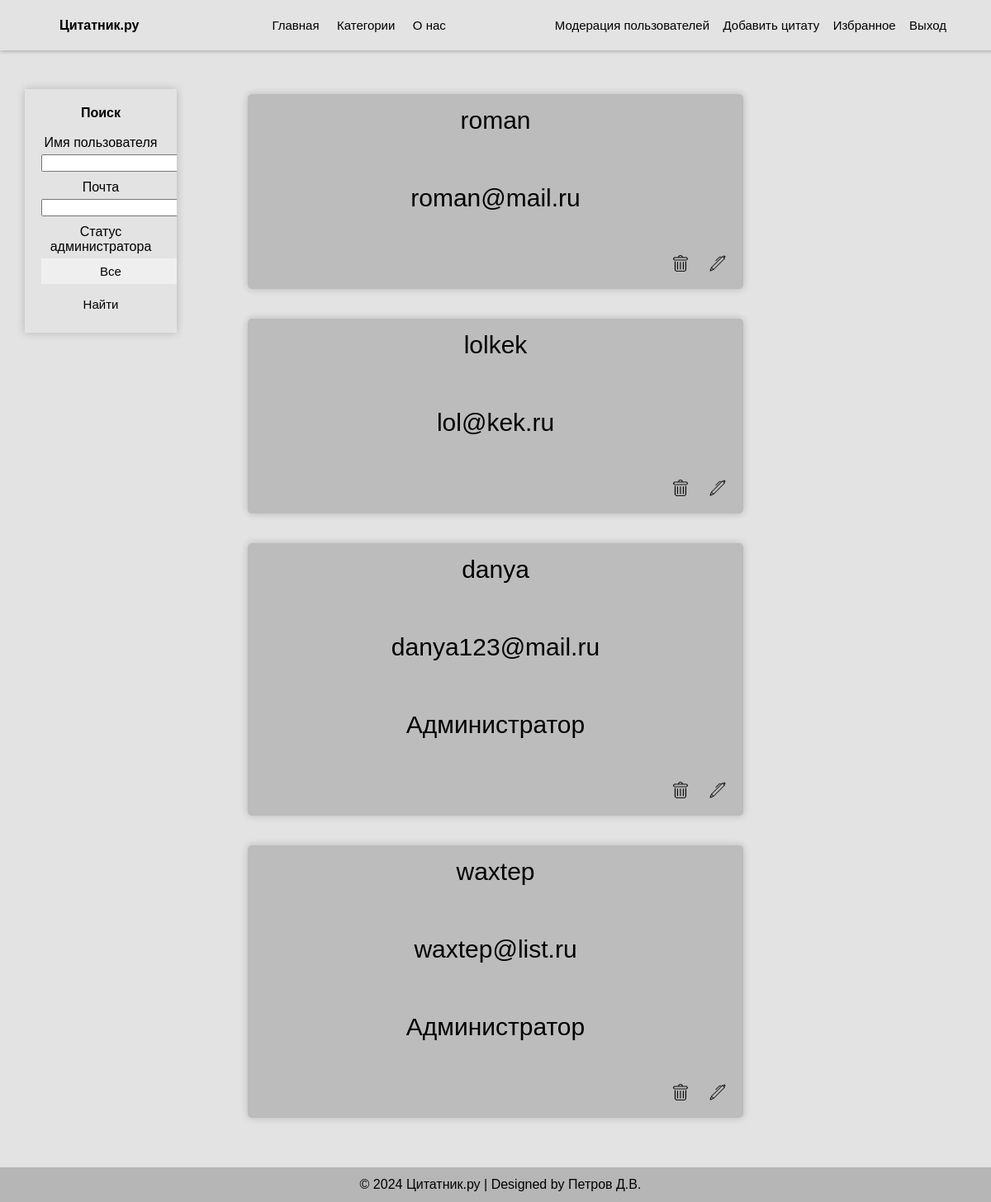
/user_moderation (signed in), run on the app's committed database.
### app.py (models this page shows, shortened)
class Users(db.Model):
    id = db.Column(db.Integer, primary_key=True)
    login = db.Column(db.String(30), nullable=False)
    password = db.Column(db.String(100), nullable=False)
    email = db.Column(db.String(100), nullable=False)
    favourite = db.Column(db.String(100000))
    admin = db.Column(db.Boolean, default=False)

### app.py (the view)
@app.route('/user_moderation', methods=['GET', 'POST'])
@login_required
def user_moderation():
    if current_user.is_authenticated:
        if not current_user.admin:
            return redirect('/home')
        if request.method == 'POST':
            login_filter = f'%{request.form["login"]}%' if request.form["login"] else '%'
            email_filter = f'%{request.form["email"]}%' if request.form["email"] else '%'
            admin_filter = request.form.get("admin", None)
            users_query = Users.query.filter(
                Users.login.like(login_filter),
                Users.email.like(email_filter)
            )
            if admin_filter == '1':
                users_query = users_query.filter(Users.admin.is_(True))
            elif admin_filter == '0':
                users_query = users_query.filter(Users.admin.is_(False))
            users = users_query.all()
            return render_template('user_moderation.html', users=users)
        else:
            users = Users.query.order_by(Users.id.desc()).all()
        return render_template('user_moderation.html', users=users)
    return redirect('/home')

### UserLogin.py (called while the page is built)
    def fromDB(self, user_id, db, Users):
        self.__user = db.session.query(Users).filter(Users.id == user_id).first()
        if self.__user:
            self.admin = self.__user.admin  # Получаем значение admin из базы данных
        return self

### app.py (called while the page is built)
@login_manager.user_loader
def load_user(user_id):
    return UserLogin().fromDB(user_id, db, Users)

### templates/user_moderation.html (shortened to what this page needs)
{% extends 'index_admin.html' %}
{% block authorizaton %}
<a href="/user_moderation">Модерация пользователей</a>
<a href="/create_quote">Добавить цитату</a>
<a href="/favourite">Избранное</a>
<a href="/logout">Выход</a>
{% endblock %}
{% block main %}
<div class="filters">
    <form method="post">
        <label><b>Поиск</b></label><br><br>
        <label>Имя пользователя</label><br>
        <input type="text" name="login" id="login">
        <br>
        <label>Почта</label><br>
        <input type="text" name="email" id="email">
        <br>
        <label>Статус администратора</label><br>
        <select name="admin">
            <option value="">Все</option>
        </select>
        <input type="submit" value="Найти">
    </form>
</div>
<div class="content">
    {% for user in users %}
    <div class="quote">
        <p class="quote-txt">{{user.login}}</p>
        <p class="quote-txt">{{user.email}}</p>
        {% if user.admin %}
            <p class="quote-txt">Администратор</p>
        {% endif %}
        <div class="quote-nav-block">
            <div>
                <strong class="quote-nav"><a href="#"></a></strong>
                <strong class="quote-nav"><a href="#"></a></strong>
                <strong class="quote-nav"><a href="#"></a></strong>
            </div>
            <div style="float: right">
                <form action="/delete_user/{{ user.id }}" method="post" style="display:inline;">
                    <button type="submit" class="delete" onclick="return confirm('Вы уверены, что хотите удалить этого пользователя?');"></button>
                </form>
                <a href="/edit_user/{{ user.id }}">
                    <button class="edit"></button>
                </a>
            </div>
        </div>
    </div>
    {% endfor %}
</div>
{% endblock %}

### static/css/style.css (style rules this page uses)
html, body { height: 100%; margin: 0; font-family: 'Arial'; }
body { display: flex; flex-direction: column; justify-content: space-between; background-color: #e3e3e3; }
a { text-decoration: none; border: none; font-family: 'Arial'; font-size: 15px; display: inline-block; text-align: center; color: black; transition: background-color 0.3s ease; outline: none; padding: 0.5vw; }
li > a, .button, input[type='submit'], #subm_filter { border: none; font-family: 'Arial'; font-size: 15px; display: inline-block; text-align: center; color: black; background-color: #e3e3e3; transition: background-color 0.3s ease; outline: none; padding: 0.5vw; }
select { border: none; font-family: 'Arial'; font-size: 15px; display: inline-block; text-align: center; color: black; transition: background-color 0.3s ease; padding: 0.5vw; outline: none; width: 180px; }
p, a, strong, button, .button { font-family: 'Arial'; }
.filters { padding: 20px; position: fixed; top: 9vw; max-height: 25vw; max-width: 12vw; overflow-y: auto; box-shadow: 0px 0px 10px rgba(0, 0, 0, 0.2); }
.filters { left: 2.5vw; }
input[type='text'], textarea, select { margin-bottom: 10px; margin-top: 5px; }
.content { width: 50vw; padding-top: 5vw; }
.filters, .content { text-align: center; }
.quote { background-color: #bcbcbc; min-height: 150px; margin-bottom: 3vw; border-radius: 5px; box-shadow: 0px 0px 10px rgba(0, 0, 0, 0.2); }
.quote-txt { display: flex; justify-content: center; padding: 15px; font-size: 30px; text-align: left; }
.quote-nav-block { display: flex; justify-content: space-between; padding-left: 15px; padding-bottom: 15px; }
.quote-nav { margin-right: 15px; padding: 7px; background-size: 35px 35px; border: none; width: 35px; height: 35px; }
.favourite, .delete, .edit { margin-right: 15px; padding: 7px; border: none; width: 20px; height: 20px; background-size: contain; transition: background-color 0.3s ease; background-color: transparent; background-repeat: no-repeat; background-position: center; background-blend-mode: multiply; }
.delete { background-image: url('../img/delete.png'); }
.edit { background-image: url('../img/edit.png'); }

### data on the page
Users: login "roman", email "roman@mail.ru"
Users: login "lolkek", email "lol@kek.ru"
Users: login "danya", email "danya123@mail.ru", admin "Администратор"
Users: login "waxtep", email "waxtep@list.ru", admin "Администратор"
